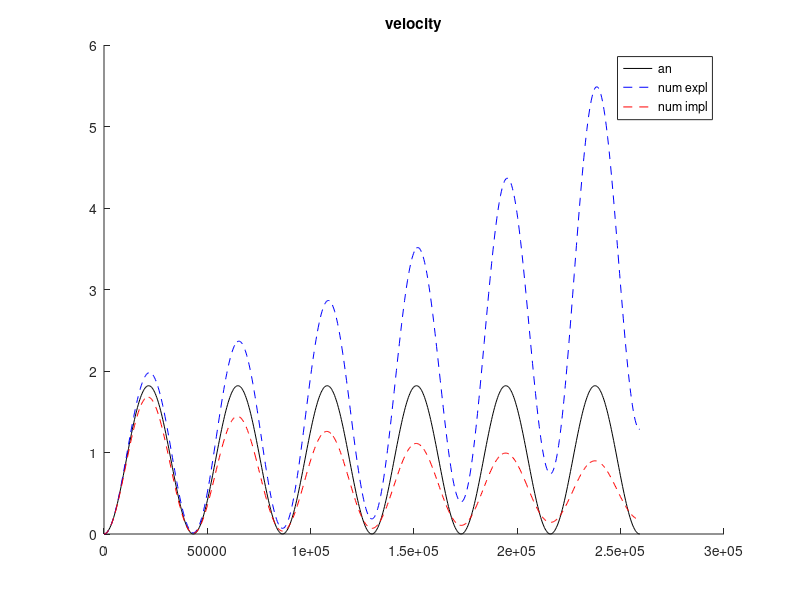
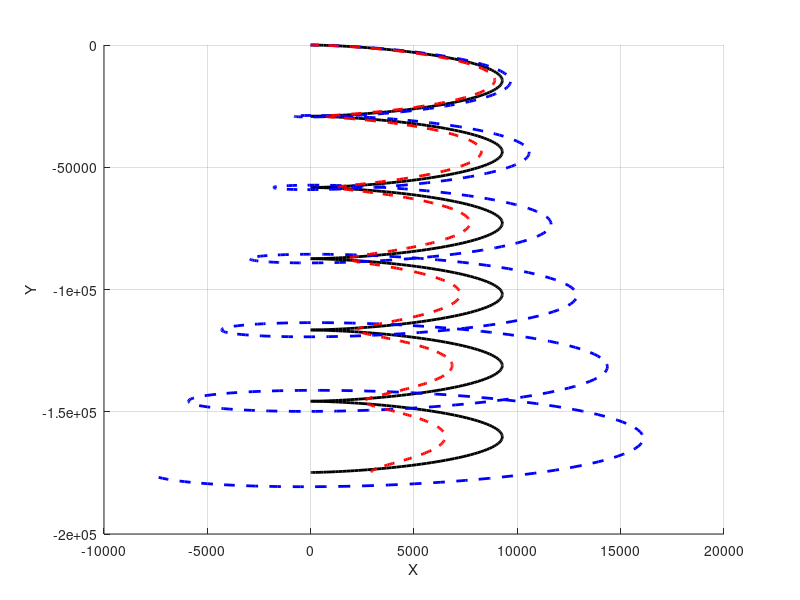

Write MATLAB code to recreate these figures, in order.
clear
x0=0; y0=0;

dt=360;
time=0:dt:(3*24*3600); % s
nt=length(time);
% Initiate variables
u_num=time*NaN; v_num=u_num; x_num=u_num; y_num=v_num;crat=u_num; fac=u_num;
u_numi=time*NaN; v_numi=u_num; x_numi=u_num; y_numi=v_num;
u_num(1)=0;v_num(1)=0;x_num(1)=x0; y_num(1)=y0;
u_numi(1)=0;v_numi(1)=0;x_numi(1)=x0; y_numi(1)=y0;

f=2*(2*pi)/(24*3600);%1 coriolis = 2* Omega = 2* (2*pi /T)

a=5.7296e-04;  % degree
g=9.81 % m/s2
A=g*sind(a)/f;
figure(43);clf;hold on

% Analytical solutions
u_an= A*sin(f*time);
v_an= -A+A*cos(f*time);
x_an= -A/f*cos(f*time) + A/f;
y_an= -A*time +A/f*sin(f*time);
plot(x_an, y_an,'-k' ,'linewidth',2)
% ( u(n+1) - u(n)  )/dt  - f v(n+1)  = 0
% ( v(n+1) - v(n)  )/dt  + f u(n+1)  = 0

% Time loop
for i=1:nt-1%f=(f+1e-7);
    % Explicit sol.
u_num(i+1) = u_num(i)+  dt*( f* v_num(i)  + g*sind(a));
v_num(i+1) = v_num(i) + dt*( - f* u_num(i));
x_num(i+1)=x_num(i)+dt*(u_num(i));
y_num(i+1)=y_num(i)+dt*(v_num(i));



cn=sqrt(u_num(i)^2  + v_num(i) ^2 );
cnp1=sqrt( u_num(i+1)^2  + v_num(i+1) ^2 );
crat(i)=cn/cnp1;
fac(i)=(1-f^2*dt^2).^i;


% Implicit sol.
%u_numi(i+1) =1./(1+f^2*dt^2) *( u_numi(i) +dt*f*v_numi(i)    +dt*g*sind(a)    ) ;
%v_numi(i+1) = 1./(1+f^2*dt^2)*( v_numi(i) -dt*f*( u_numi(i) +dt*g*sind(a)) ) ;
u_numi(i+1) =1./(1+f^2*dt^2) *( u_numi(i) +dt*f*v_numi(i)    +dt*g*sind(a)    ) ;
v_numi(i+1) = 1./(1+f^2*dt^2)*( v_numi(i) -dt*f*( u_numi(i) +dt*g*sind(a)) ) ;


x_numi(i+1)=x_numi(i)+dt*(u_numi(i));
y_numi(i+1)=y_numi(i)+dt*(v_numi(i));



end

%plot(x(i),y(i),'.r')
plot(x_num,y_num,'--b','linewidth',2)
plot(x_numi,y_numi,'--r','linewidth',2)
xlabel('X');ylabel('Y')
set(gcf,'color','w')
grid on
%title(time(i));axis([-1 1 -2 1]*100)
pause(0.01)

figure(4);clf;hold on
plot(time,(u_an.^2 + v_an.^2),'k')
plot(time,(u_num.^2 + v_num.^2),'--b')
plot(time,(u_numi.^2 + v_numi.^2),'--r')
legend({'an','num expl','num impl'}); title('velocity')